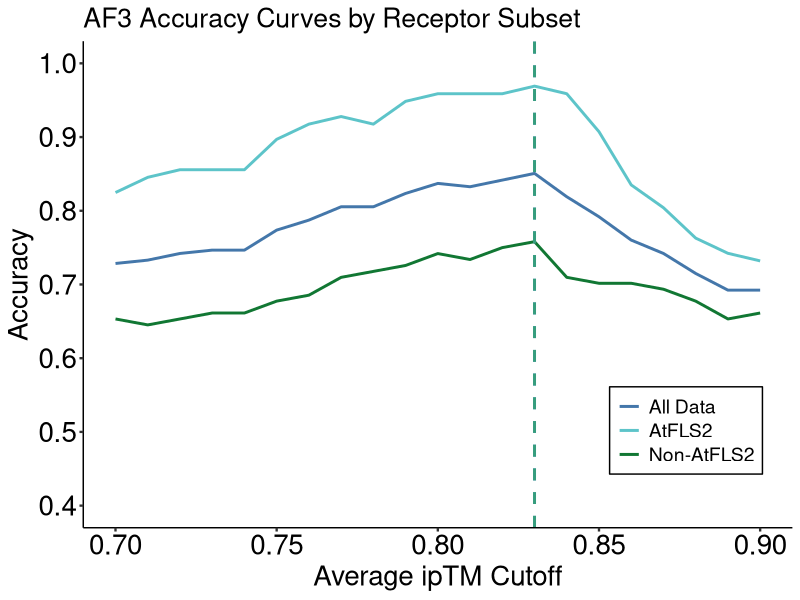
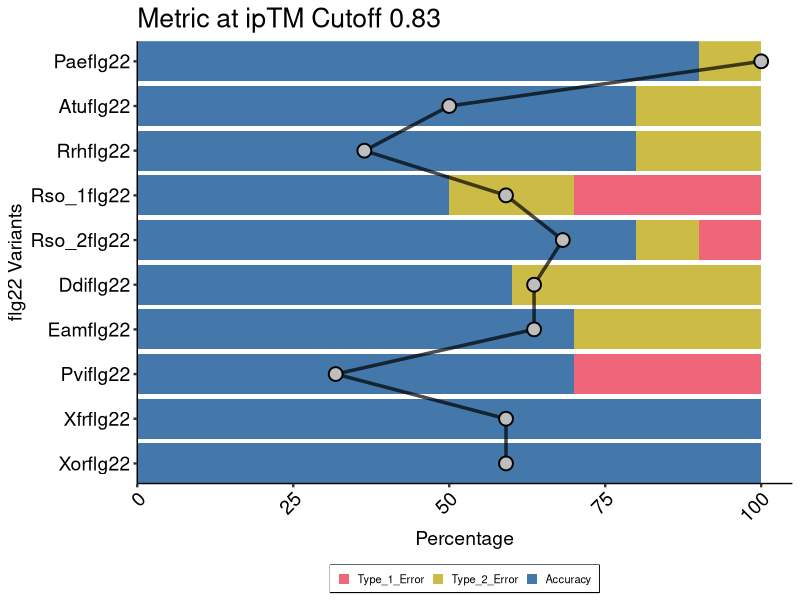
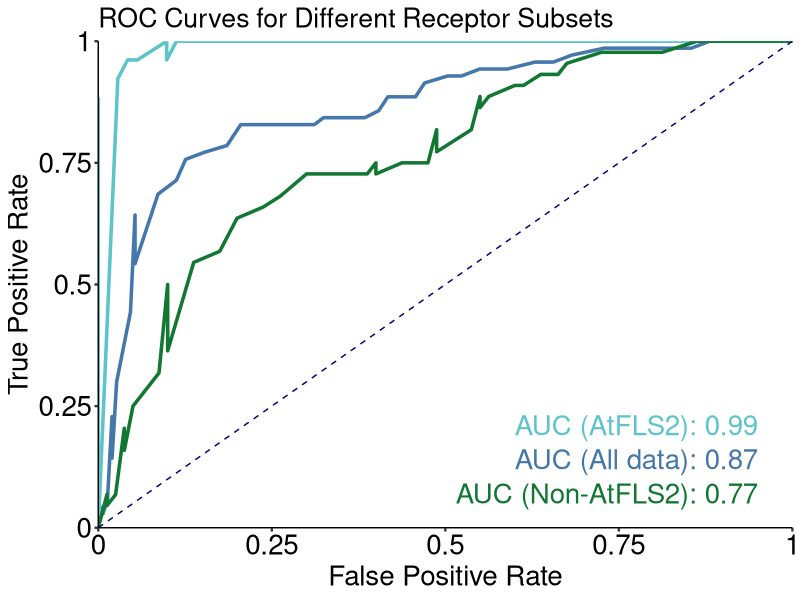
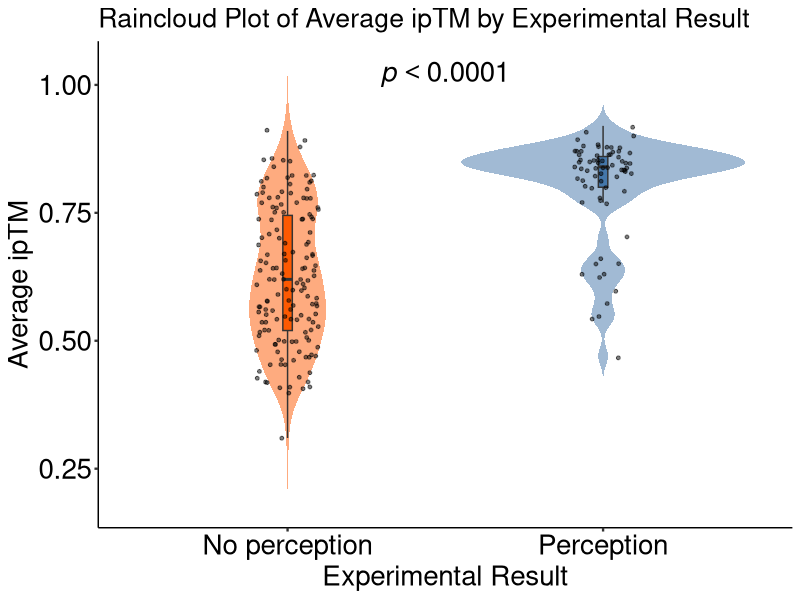
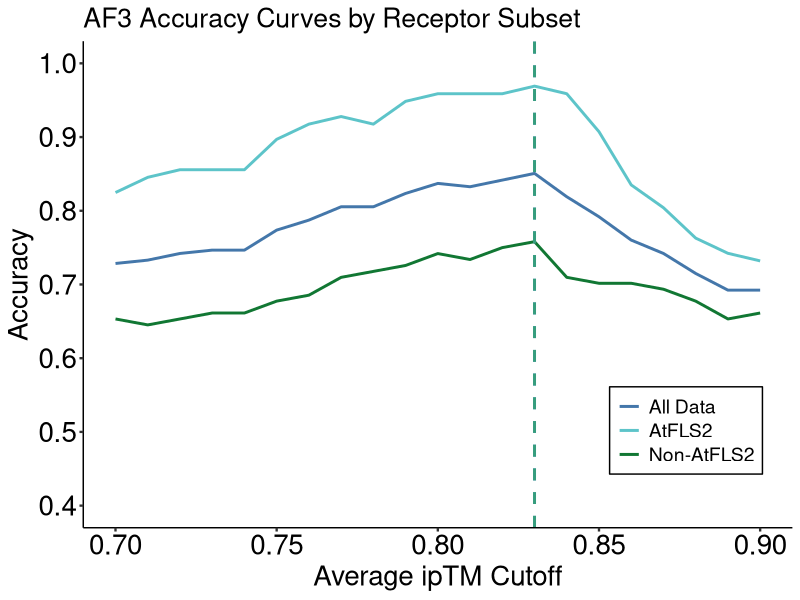
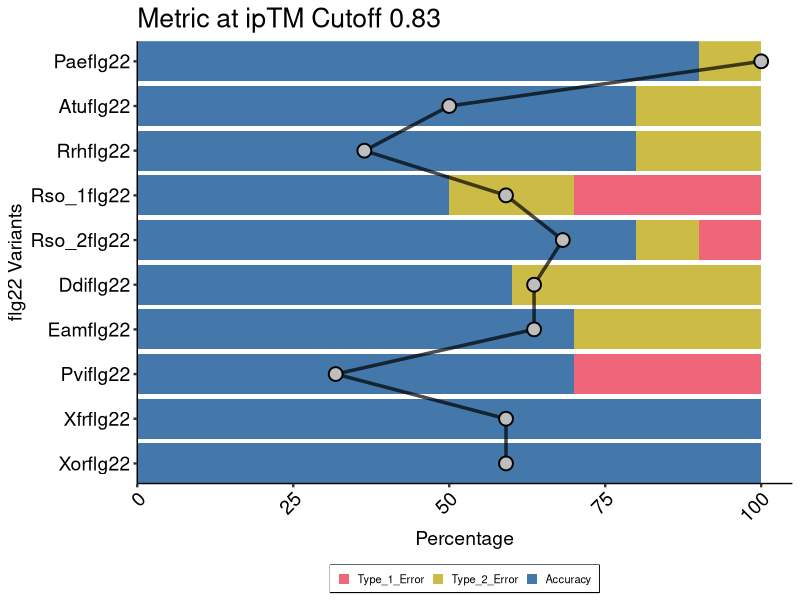
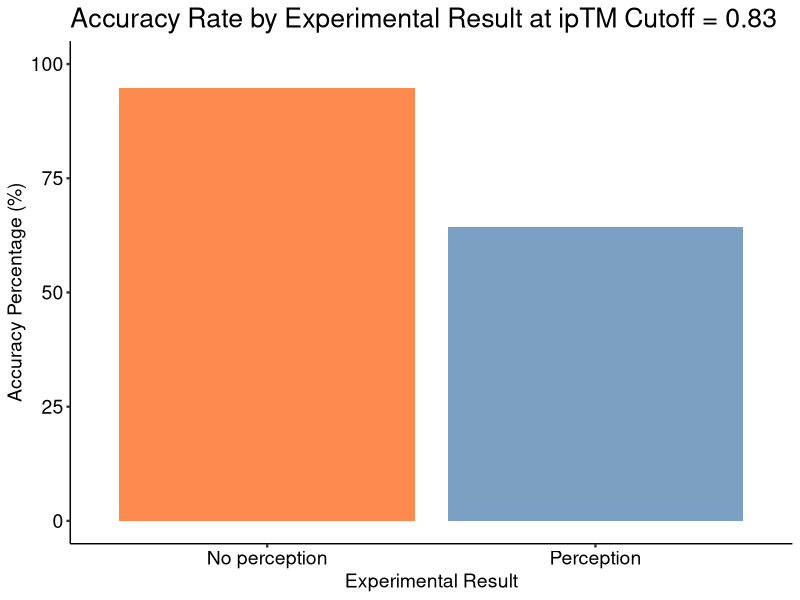
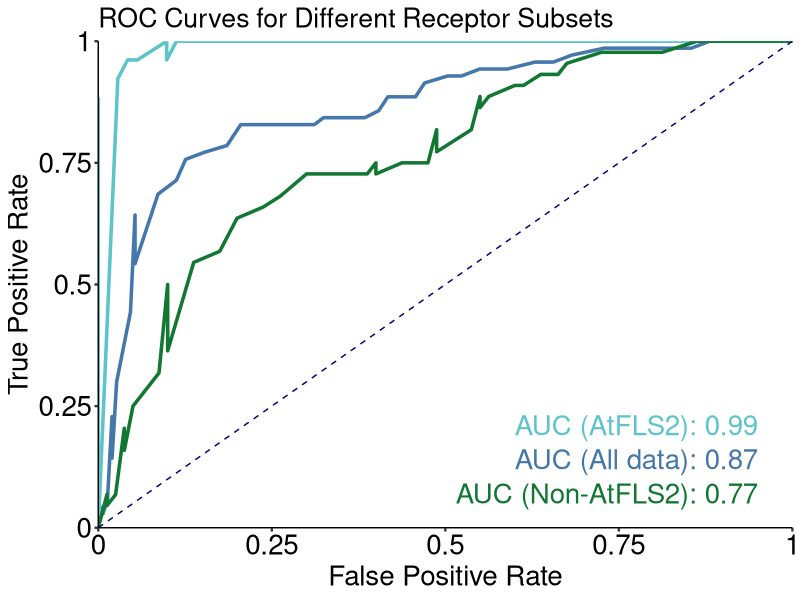

Write the R code that produced these figures, in order.
## ---- chunk 1
knitr::opts_chunk$set(echo = TRUE)
## ---- chunk 2
library(ggplot2)
library(dplyr)
library(tidyr)

setwd("~/R/FLS2_engineering/R_ploting/script/")

# Define your customized ggplot theme
my_ggplot_theme <- theme_classic() +
  theme(text = element_text(size = 16),
        axis.title.x = element_text(size = 20, color = "black"),
        axis.title.y = element_text(size = 20, color = "black"),
        axis.text.x = element_text(size = 20, color = "black"),
        axis.text.y = element_text(size = 20, color = "black"),
        axis.ticks = element_line(size = 0.8),
        legend.position = c(0.85, 0.2), # Adjust position to bottom right above x-axis
        legend.background = element_rect(fill = "white", color = "black"),
        legend.title = element_blank(), # Remove the legend title for a cleaner look
        legend.text = element_text(size = 14))

# Read and prepare the data
data <- read.csv("../input/af3/ipTM_ploting.csv")

# Define the range of cutoffs
cutoffs <- seq(0.7, 0.9, by = 0.01)

# Function to calculate accuracy for a given subset of data
calculate_accuracy <- function(data_subset) {
  expanded_data <- data_subset %>% 
    crossing(Cutoff = cutoffs) %>% 
    mutate(
      Cutoff = as.numeric(Cutoff),
      Accurate = ifelse(Average_ipTM >= Cutoff & Known_outcome == "Perception" |
                        Average_ipTM < Cutoff & Known_outcome == "No perception", 1, 0)
    ) %>% 
    group_by(Cutoff) %>% 
    summarise(
      Accuracy = mean(Accurate),
      .groups = 'drop'
    )
  return(expanded_data)
}

# Calculate accuracy for all data, only AtFLS2, and non-AtFLS2
accuracy_all <- calculate_accuracy(data)
accuracy_AtFLS2 <- calculate_accuracy(data[data$receptor == "AtFLS2", ])
accuracy_non_AtFLS2 <- calculate_accuracy(data[data$receptor != "AtFLS2", ])

# Find the optimal cutoff where accuracy is maximum for each group
optimal_cutoff_all <- accuracy_all$Cutoff[which.max(accuracy_all$Accuracy)]
max_accuracy_all <- max(accuracy_all$Accuracy)

optimal_cutoff_AtFLS2 <- accuracy_AtFLS2$Cutoff[which.max(accuracy_AtFLS2$Accuracy)]
max_accuracy_AtFLS2 <- max(accuracy_AtFLS2$Accuracy)

optimal_cutoff_non_AtFLS2 <- accuracy_non_AtFLS2$Cutoff[which.max(accuracy_non_AtFLS2$Accuracy)]
max_accuracy_non_AtFLS2 <- max(accuracy_non_AtFLS2$Accuracy)

# Output results
cat("All Data - Optimal ipTM Cutoff:", optimal_cutoff_all, "\n")
cat("All Data - Highest Accuracy:", max_accuracy_all * 100, "%\n")
cat("AtFLS2 - Optimal ipTM Cutoff:", optimal_cutoff_AtFLS2, "\n")
cat("AtFLS2 - Highest Accuracy:", max_accuracy_AtFLS2 * 100, "%\n")
cat("Non-AtFLS2 - Optimal ipTM Cutoff:", optimal_cutoff_non_AtFLS2, "\n")
cat("Non-AtFLS2 - Highest Accuracy:", max_accuracy_non_AtFLS2 * 100, "%\n")

# Plotting
ggplot() +
  geom_line(data = accuracy_all, aes(x = Cutoff, y = Accuracy, color = "All Data"), size = 1) +
  geom_line(data = accuracy_AtFLS2, aes(x = Cutoff, y = Accuracy, color = "AtFLS2"), size = 1) +
  geom_line(data = accuracy_non_AtFLS2, aes(x = Cutoff, y = Accuracy, color = "Non-AtFLS2"), size = 1) +
  geom_vline(xintercept = optimal_cutoff_all, linetype = "dashed", color = "#4477aa", size = 1) +
  geom_vline(xintercept = optimal_cutoff_AtFLS2, linetype = "dashed", color = "#5dc4c9", size = 1) +
  geom_vline(xintercept = optimal_cutoff_non_AtFLS2, linetype = "dashed", color = "#117733", size = 1, alpha = 0.5) +
  scale_color_manual(values = c("All Data" = "#4477aa",
                                "AtFLS2" = "#5dc4c9",
                                "Non-AtFLS2" = "#117733")) +
  scale_y_continuous(limits = c(0.4, 1), breaks = seq(0, 1, by = 0.1)) +
  labs(x = "Average ipTM Cutoff", y = "Accuracy", title = "AF3 Accuracy Curves by Receptor Subset") +
  my_ggplot_theme

# Save the plot
ggsave("../output/af3/AF3_accuracy_by_receptor.pdf", dpi = 300, width = 7, height = 6)


## ---- chunk 3
library(ggplot2)
library(dplyr)
library(tidyr)

# Load and prepare the data
data <- read.csv("../input/af3/ipTM_ploting_subset.csv") 

data_processed <- data %>%
  mutate(
    Accuracy = ifelse((Average_ipTM >= 0.83 & Known_outcome == "Perception") | 
                      (Average_ipTM < 0.83 & Known_outcome == "No perception"), 1, 0),
    Type_1_Error = ifelse(Average_ipTM >= 0.83 & Known_outcome == "No perception", 1, 0),
    Type_2_Error = ifelse(Average_ipTM < 0.83 & Known_outcome == "Perception", 1, 0)
  ) %>%
  group_by(ligand_name) %>%
  summarise(
    Accuracy_Percentage = mean(Accuracy) * 100,
    Type_1_Error_Percentage = mean(Type_1_Error) * 100,
    Type_2_Error_Percentage = mean(Type_2_Error) * 100,
    .groups = 'drop'
  )

# Correctly pivot the data
data_long <- data_processed %>%
  pivot_longer(
    cols = c("Accuracy_Percentage", "Type_1_Error_Percentage", "Type_2_Error_Percentage"),
    names_to = "Metric",
    values_to = "Percentage"
  ) %>%
  mutate(Metric = gsub("_Percentage$", "", Metric))

# Set the order of flg22 variants as in the similarity matrix
variant_order <- c("Paeflg22", "Atuflg22", "Rrhflg22","Rso_1flg22", "Rso_2flg22","Ddiflg22", "Eamflg22", "Pviflg22", "Xfrflg22", "Xorflg22")
data_long$ligand_name <- factor(data_long$ligand_name, levels = rev(variant_order))
data_long$Metric <- factor(data_long$Metric, levels = c("Type_1_Error", "Type_2_Error", "Accuracy"))

# Prepare similarity data
similarity_data <- data.frame(
  ligand_name = variant_order,
  sim = c(100, 50, 36.4, 59.1, 68.2, 63.6, 63.6, 31.8, 59.1, 59.1)
)
similarity_data$ligand_name <- factor(similarity_data$ligand_name, levels = variant_order)

my_ggplot_theme <- theme_classic() +
  theme(text = element_text(size = 16),
        axis.title.x = element_text(size = 14, color = "black"),
        axis.title.y = element_text(size = 14, color = "black"),
        axis.text.x = element_text(size = 14, color = "black"),
        axis.text.y = element_text(size = 14, color = "black"),
        axis.ticks = element_line(size = 0.8))
# Plot
stacked_plot <- ggplot(data_long, aes(x = ligand_name, y = Percentage, fill = Metric)) +
  geom_bar(stat = "identity", position = "stack") +
  coord_flip() +  # This flips the plot to vertical orientation
  scale_fill_manual(values = c("Accuracy" = "#4477aa", "Type_1_Error" = "#ee6677", "Type_2_Error" = "#ccbb44")) +
  labs(title = "Metric at ipTM Cutoff 0.83",
       x = "flg22 Variants", y = "Percentage") +
  my_ggplot_theme +
  scale_y_continuous(expand = c(0, 0), limits = c(0, 105)) +
  scale_x_discrete(expand = c(0, 0)) +
  theme(axis.text.x = element_text(angle = 45, hjust = 1),
        legend.position = "bottom",  # Moves legend to the bottom
        legend.title = element_blank(),  # Optionally remove the legend title
        legend.box = "horizontal",  # Horizontal layout for the legend items
        legend.box.background = element_rect(color="black", size=0.5),  # Adds a box around the legend with a border
        legend.text = element_text(size = 8),  # Adjust text size for better fit
        legend.key.size = unit(0.3, "cm"))  # Adjusts the size of the legend keys

# Add similarity data as a line plot over the bars
final_plot <- stacked_plot +
  geom_line(data = similarity_data, aes(x = ligand_name, y = sim, group = 1), 
            color = "black", size = 1.2, inherit.aes = FALSE, alpha = 0.7) +
  geom_point(data = similarity_data, aes(x = ligand_name, y = sim), 
             color = "black", size = 4, inherit.aes = FALSE, 
             shape = 21, fill = "grey", stroke = 1)  # Increased size and added border

# Display the combined plot
print(final_plot)

# Optionally, save the plot
ggsave("../output/af3/combined_metrics_similarity_plot.pdf", final_plot, width = 4.2, height = 6)
## ---- chunk 4
library(ggplot2)
library(dplyr)

# Load the data
data <- read.csv("../input/af3/ipTM_ploting.csv")

my_ggplot_theme <- theme_classic() +
  theme(text = element_text(size = 16),
        axis.title.x = element_text(size = 14, color = "black"),
        axis.title.y = element_text(size = 14, color = "black"),
        axis.text.x = element_text(size = 14, color = "black"),
        axis.text.y = element_text(size = 14, color = "black"),
        axis.ticks = element_line(size = 0.8))

# Define the cutoff
cutoff <- 0.83

# Calculate accuracy based on the cutoff
data <- data %>%
  mutate(
    Accurate = ifelse((Average_ipTM >= cutoff & Known_outcome == "Perception") | 
                      (Average_ipTM < cutoff & Known_outcome == "No perception"), 1, 0)
  )

# Group by Known_outcome and calculate accuracy percentage
accuracy_data <- data %>%
  group_by(Known_outcome) %>%
  summarise(
    Accuracy_Percentage = mean(Accurate) * 100,
    .groups = 'drop'
  )

# Plotting the bar graph
plot <- ggplot(accuracy_data, aes(x = Known_outcome, y = Accuracy_Percentage, fill = Known_outcome)) +
  geom_bar(stat = "identity", alpha = 0.7) +
  labs(title = "Accuracy Rate by Experimental Result at ipTM Cutoff = 0.83",
       x = "Experimental Result",
       y = "Accuracy Percentage (%)") +
  my_ggplot_theme +
  theme(legend.position = "none")+
  ylim(0, 100)+
  scale_fill_manual(values = c("#fd5901", "#4477aa"))  # Color aesthetic based on the experimental result

ggsave("../output/af3/accuracy_on_experimental_data.pdf", plot, width = 4, height = 5)
## ---- chunk 5
# Load necessary libraries
library(ggplot2)
library(pROC)
library(readr)  # Use read_csv from readr

# Read the data from the CSV file
data <- read_csv("../input/af3/ipTM_ploting.csv")  # Ensure the correct path and file extension

# Ensure the experimental results are properly formatted
data$Known_outcome <- as.factor(data$Known_outcome)

# Subset data for the three groups
data_all <- data
data_AtFLS2 <- data[data$receptor == "AtFLS2", ]
data_no_AtFLS2 <- data[data$receptor != "AtFLS2", ]

# Calculate ROC curves for each subset
roc_all <- roc(response = data_all$Known_outcome, predictor = data_all$Average_ipTM)
roc_AtFLS2 <- roc(response = data_AtFLS2$Known_outcome, predictor = data_AtFLS2$Average_ipTM)
roc_no_AtFLS2 <- roc(response = data_no_AtFLS2$Known_outcome, predictor = data_no_AtFLS2$Average_ipTM)

# Extract AUC values
auc_all <- auc(roc_all)
auc_AtFLS2 <- auc(roc_AtFLS2)
auc_no_AtFLS2 <- auc(roc_no_AtFLS2)

# Extract coordinates for the ROC curves
coords_all <- coords(roc_all, "all", ret = c("threshold", "sensitivity", "specificity", "accuracy"))
coords_AtFLS2 <- coords(roc_AtFLS2, "all", ret = c("threshold", "sensitivity", "specificity", "accuracy"))
coords_no_AtFLS2 <- coords(roc_no_AtFLS2, "all", ret = c("threshold", "sensitivity", "specificity", "accuracy"))

# Convert to data frames for ggplot
coords_all_df <- as.data.frame(coords_all)
coords_AtFLS2_df <- as.data.frame(coords_AtFLS2)
coords_no_AtFLS2_df <- as.data.frame(coords_no_AtFLS2)

my_ggplot_theme <- theme_classic() +
  theme(text = element_text(size = 16),
        axis.title.x = element_text(size = 20, color = "black"),
        axis.title.y = element_text(size = 20, color = "black"),
        axis.text.x = element_text(size = 20, color = "black"),
        axis.text.y = element_text(size = 20, color = "black"),
        axis.ticks = element_line(size = 0.8))

# Plot the ROC curves using ggplot2
roc_plot <- ggplot() +
  geom_line(data = coords_all_df, aes(x = 1 - specificity, y = sensitivity), color = "#4477aa", size = 1.2) +
  geom_line(data = coords_AtFLS2_df, aes(x = 1 - specificity, y = sensitivity), color = "#5dc4c9", size = 1.2) +
  geom_line(data = coords_no_AtFLS2_df, aes(x = 1 - specificity, y = sensitivity), color = "#117733", size = 1.2) +
  geom_line(data = data.frame(x = c(0, 1), y = c(0, 1)), aes(x, y), linetype = "dashed", color = "navy") +
  annotate("text", x = 0.95, y = 0.05, label = sprintf("AUC (Non-AtFLS2): %.2f", auc_no_AtFLS2), color = "#117733", hjust = 1, vjust = 0, size = 7) +
  annotate("text", x = 0.95, y = 0.19, label = sprintf("AUC (AtFLS2): %.2f", auc_AtFLS2), color = "#5dc4c9", hjust = 1, vjust = 0, size = 7) +
  annotate("text", x = 0.95, y = 0.12, label = sprintf("AUC (All data): %.2f", auc_all), color = "#4477aa", hjust = 1, vjust = 0, size = 7) +
  scale_x_continuous(expand = c(0, 0), limits = c(0, 1), breaks = c(0, 0.25, 0.5, 0.75, 1), labels = c("0", "0.25", "0.5", "0.75", "1")) +
  scale_y_continuous(expand = c(0, 0), limits = c(0, 1), breaks = c(0, 0.25, 0.5, 0.75, 1), labels = c("0", "0.25", "0.5", "0.75", "1")) +
  labs(title = "ROC Curves for Different Receptor Subsets", 
       x = "False Positive Rate", y = "True Positive Rate") +
  my_ggplot_theme

# Print the plot
print(roc_plot)

# Save the plot
ggsave("../output/af3/ROC_multiple_curves.pdf", plot = roc_plot, width = 6.5, height = 6, dpi = 300)


## ---- chunk 6
# Load necessary libraries
library(ggplot2)
library(dplyr)
library(readr)  # For reading the CSV file

# Read the data from a CSV file
data <- read_csv("../input/af3/ipTM_ploting.csv")

# Assuming the data has columns 'Known_outcome' and 'Average_ipTM'
data <- data %>%
  mutate(Known_outcome = factor(Known_outcome))

# Assess normality using Shapiro-Wilk test
shapiro_results <- data %>%
  group_by(Known_outcome) %>%
  summarise(shapiro_p_value = shapiro.test(Average_ipTM)$p.value)

print("Shapiro-Wilk Test for Normality:")
print(shapiro_results)

# If p-value < 0.05, data is not normally distributed
if(any(shapiro_results$shapiro_p_value < 0.05)) {
  test_method <- "wilcox.test"
  test_name <- "Wilcoxon rank-sum test"
  # Perform Wilcoxon rank-sum test
  wilcox_test <- wilcox.test(Average_ipTM ~ Known_outcome, data = data)
  p_value <- wilcox_test$p.value
} else {
  test_method <- "t.test"
  test_name <- "t-test"
  # Perform t-test
  t_test <- t.test(Average_ipTM ~ Known_outcome, data = data)
  p_value <- t_test$p.value
}

# Print the selected test method and p-value
print(paste("Selected test:", test_name))
print(paste("P-value:", p_value))

# Creating the raincloud plot without p-value display
ggplot(data, aes(x = Known_outcome, y = Average_ipTM, fill = Known_outcome)) +
  geom_violin(trim = FALSE, alpha = 0.5, color = NA, show.legend = FALSE) +  # Density plot
  geom_boxplot(width = 0.03, outlier.shape = NA, show.legend = FALSE) +  # Boxplot inside the violin
  geom_jitter(size = 1, alpha = 0.5, color = "black", width = 0.1, show.legend = FALSE) +  # Points with jitter
   annotate("text", x = 1.5, y = max(data$Average_ipTM) + 0.1, 
           label = expression(italic(p) < "0.0001"), size = 7, hjust = 0.5) +  # Add italic p-value text above violins
  scale_fill_manual(values = c("#fd5901", "#4477aa")) +  # Custom colors for each experimental result
  labs(title = "Raincloud Plot of Average ipTM by Experimental Result",
       x = "Experimental Result",
       y = "Average ipTM") +
  my_ggplot_theme

# Optionally, you can save the plot to a file
ggsave("../output/af3/raincloud.pdf", width = 6, height = 6, dpi = 300)

